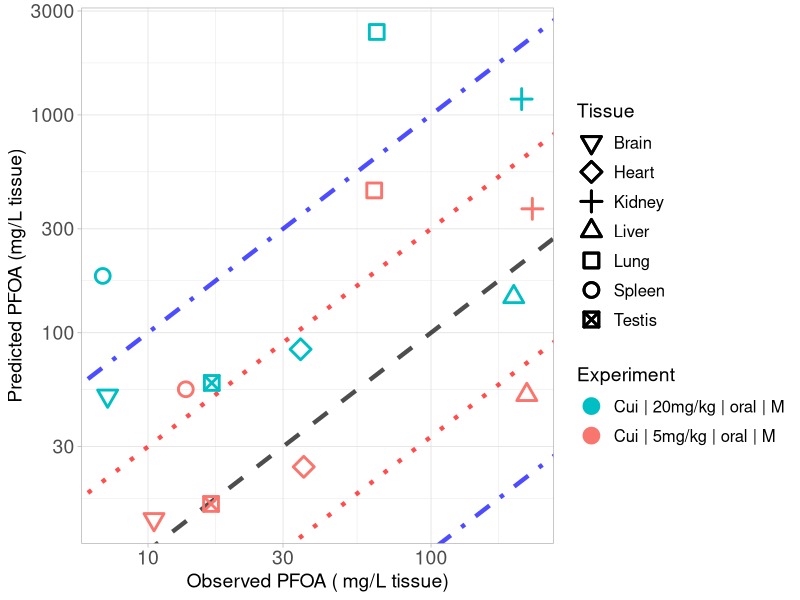

Source code (R):
library(ggplot2)

#setwd("C:/Users/ptsir/Documents/GitHub/PFAS_PBK_models/PFOA inhalation Rat/Validation/Validation_results")
setwd("/Users/user/Documents/GitHub/PFAS_PBK_models/PFOA inhalation Rat/Validation/Validation_permeability_Ka")

# Load Results 
Cui_results <- read.csv("Cui_2008_results.csv", header = T)
Cui_low <- Cui_results[Cui_results$Dose == 5, ]
Cui_low$Experiment <- "Cui | 5mg/kg | oral | M"
Cui_high <- Cui_results[Cui_results$Dose == 20, ]
Cui_high$Experiment <- "Cui | 20mg/kg | oral | M"
# 
Tissue_markers <-  c(0:10,14)
names(Tissue_markers) <- c( "Lung",   "Spleen",  "Liver",   "Kidney", "Plasma", "Heart",
                            "Brain","Testis", "Stomach", "Intestines", "Carcass")

Experiment <- scales::hue_pal()(2)

names(Experiment) <- unique(c(Cui_low$Experiment, Cui_high$Experiment))



scatter_plot <- ggplot()+
  geom_abline(intercept = log10(1), slope = 1, linetype = "dashed", color = "black", linewidth = 1.5, alpha = 0.7) +  # Identity line in log10 scale
  geom_abline(intercept = log10(3), slope = 1, linetype = "dotted", color = "red", linewidth = 1.5, alpha = 0.7) +  # +3-fold error line
  geom_abline(intercept = log10(1/3), slope = 1, linetype = "dotted", color = "red", linewidth = 1.5, alpha = 0.7) +  # -3-fold error line
  geom_abline(intercept = log10(10), slope = 1, linetype = "dotdash", color = "blue", linewidth = 1.5, alpha = 0.7) +  # +10-fold error line
  geom_abline(intercept = log10(1/10), slope = 1, linetype = "dotdash", color = "blue", linewidth = 1.5, alpha = 0.7) +  # -10-fold error line
  geom_point(data = Cui_low, aes(x=Observed, y=Predicted, color = Experiment, shape = Tissue), size=4, stroke = 1.5)+
  geom_point(data = Cui_high, aes(x=Observed, y=Predicted, color = Experiment, shape = Tissue), size=4, stroke = 1.5)+
  scale_y_log10()+
  scale_x_log10()+
  scale_color_manual(values = Experiment)+
  theme(legend.spacing.y = unit(1, 'cm')) +
  guides(fill = guide_legend(byrow = TRUE))+
  scale_shape_manual(values = Tissue_markers)+
  theme_light()+
  labs(y = "Predicted PFOA (mg/L tissue)",
       x = "Observed PFOA ( mg/L tissue)")+
  theme(plot.title = element_text(hjust = 0.5),
        legend.key.size = unit(0.75, 'cm'),  
        legend.title = element_text(size=14),
        legend.text = element_text(size=12,  hjust = 0),
        axis.text = element_text(size = 14),
        axis.title = element_text(size = 14),
        )

#print(scatter_plot)

ggsave("validation_plot_PFOA_tissues.png", scatter_plot, width = 11, height = 7, units = "in", dpi = 300)
